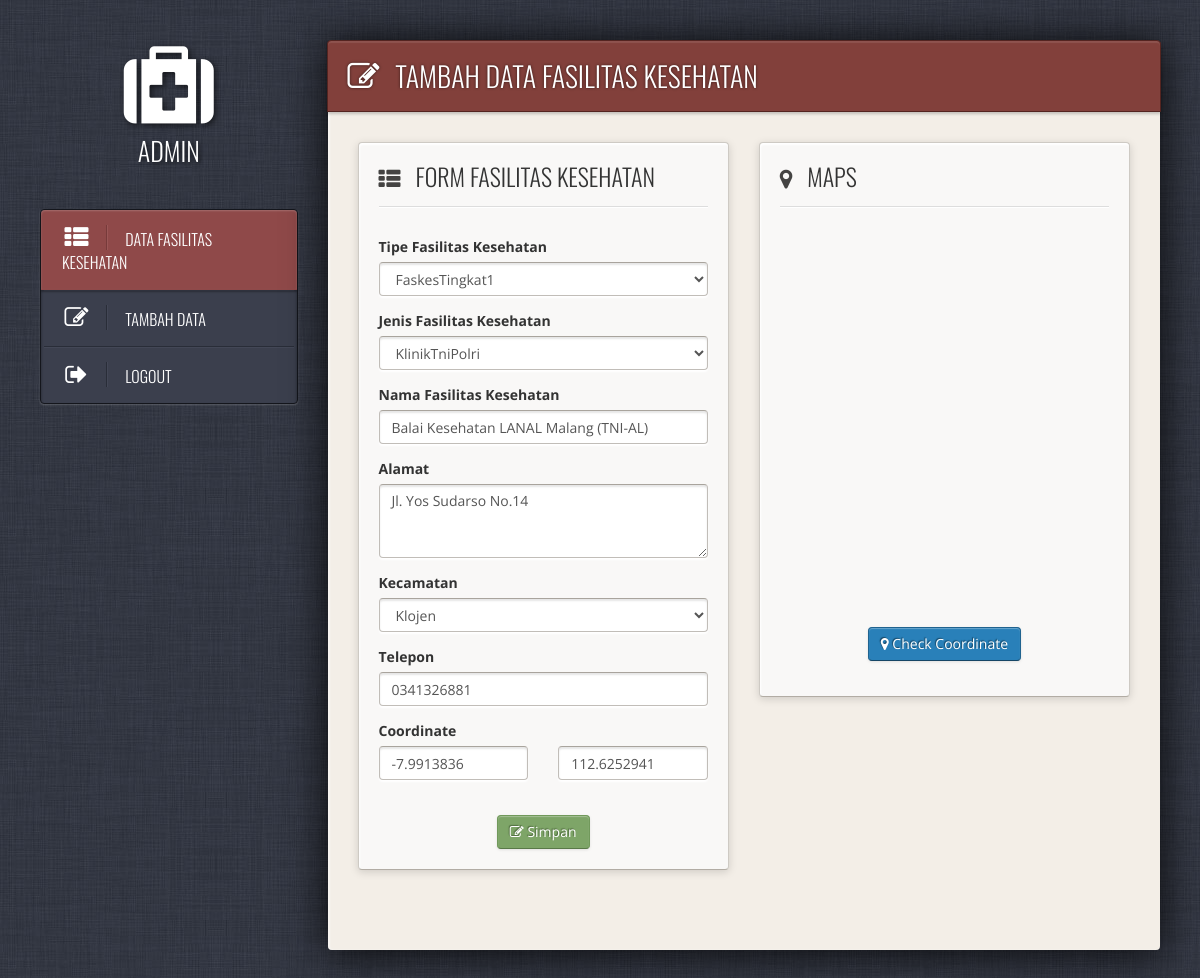
Page /web/edit.php?id=78 (signed in) on the committed database.
### tables this page shows
CREATE TABLE `faskes` (
  `id` int(11) NOT NULL,
  `tipe` varchar(50) NOT NULL,
  `jenis` varchar(50) NOT NULL,
  `nama` varchar(50) NOT NULL,
  `alamat` varchar(50) NOT NULL,
  `kecamatan` varchar(50) NOT NULL,
  `telepon` varchar(15) NOT NULL,
  `latitude` varchar(20) NOT NULL,
  `longitude` varchar(20) NOT NULL
);

### public_html/web/edit.php (the view, shortened to what this page needs)
<!DOCTYPE html>
<?php
$database = new koneksi();
$db=$database->getConnection();
$id = $_GET['id'];
if(isset($id)){
  $stt = $db->prepare('SELECT tipe, jenis, nama, alamat, kecamatan, telepon, latitude, longitude from faskes where id = :id');
  $stt->bindParam(':id', $id);
  if($stt->execute()){
    $q = $stt->fetchAll(PDO::FETCH_ASSOC);
    foreach ($q as $key => $value) {
      $tipe_awal = $value['tipe'];
      $jenis_awal = $value['jenis'];
      $nama_awal = $value['nama'];
      $alamat_awal = $value['alamat'];
      $kecamatan_awal = $value['kecamatan'];
      $telepon_awal = $value['telepon'];
      $lat_awal = $value['latitude'];
      $lng_awal = $value['longitude'];
    }
  }
}
?>
<html>
<head>
<link rel='stylesheet' href='assets/css/fullcalendar.css'>
<link rel='stylesheet' href='assets/css/datatables/datatables.css'>
<link rel='stylesheet' href='assets/css/datatables/bootstrap.datatables.css'>
<link rel='stylesheet' href='assets/scss/chosen.css'>
<link rel='stylesheet' href='assets/scss/font-awesome/font-awesome.css'>
<link rel='stylesheet' href='assets/css/app.css'>
</head>
<body>
<div class="all-wrapper">
  <div class="row">
    <div class="col-md-3">
<div class="side-bar-wrapper collapse navbar-collapse navbar-ex1-collapse">
  <a href="admin.php" class="logo hidden-sm hidden-xs">
    <i class="icon-medkit"></i>
    <span>Admin</span>
  </a>
  <div class="relative-w">
    <ul class="side-menu">
      <li class='current'>
        <a class='current' href="admin.php">
          <i class="icon-th-list"></i> Data Fasilitas kesehatan
        </a>
      </li>
      <li>
            <a href="tambah.php">
              <i class="icon-edit"></i> Tambah Data
            </a>
      </li>
      <li>
        <a href="logout.php">
          <i class="icon-signout"></i> Logout
        </a>
      </li>
    </ul>
  </div>
</div>
    </div>
    <div class="col-md-9">
      <div class="content-wrapper">
        <div class="content-inner">
          <div class="page-header">
  <h1><i class="icon-edit"></i> Tambah Data Fasilitas Kesehatan</h1>
</div>
          <div class="main-content">
            <div class="row">
              <div class="col-md-6">
                <div class="widget">
                  <div class="widget-content-white glossed">
                    <div class="padded">
                      <form action="" role="form" method="post">
                        <h3 class="form-title form-title-first"><i class="icon-th-list"></i> Form Fasilitas Kesehatan</h3>
                        <div class="form-group">
                        <label>Tipe Fasilitas Kesehatan</label>
                          <select class="form-control" id="tipe" name="tipe">
                            <option value="FaskesTingkat1"<?=$tipe_awal == 'FaskesTingkat1' ? ' selected="selected"' : '';?>>FaskesTingkat1</option>
                          </select>
                        </div>
                       <div class="form-group">
                        <label>Jenis Fasilitas Kesehatan</label>
                          <select class="form-control" id="jenis" name="jenis">
                            <option value="KlinikTniPolri"<?=$jenis_awal == 'KlinikTniPolri' ? ' selected="selected"' : '';?>>KlinikTniPolri</option>
                          </select>
                        </div>
                        <div class="form-group">
                          <label>Nama Fasilitas Kesehatan</label>
                          <input type="text" class="form-control"  id="nama" name="nama" placeholder="Nama Fasilitas Kesehatan" value="<?php echo $nama_awal ?>">
                        </div>
                        <div class="form-group">
                          <label>Alamat</label>
                          <textarea class="form-control" rows="3" id="alamat" name="alamat" placeholder="Alamat"><?php echo $alamat_awal ?></textarea>
                        </div>
                        <div class="form-group">
                        <label>Kecamatan</label>
                          <select class="form-control" id="kecamatan" name="kecamatan">
                            <option value="Klojen"<?=$kecamatan_awal == 'Klojen' ? ' selected="selected"' : '';?>>Klojen</option>
                          </select>
                        </div>
                        <div class="form-group">
                          <label>Telepon</label>
                            <input type="text" class="form-control"  id="telepon" name="telepon" placeholder="No Telepon" value="<?php echo $telepon_awal ?>">
                        </div>
                        <label>Coordinate</label>
                        <div class="row">
                        <div class="col-md-6">
                            <div class="form-group">
                              <input type="text" class="form-control" id="latitude" name="latitude" placeholder="Latitude" value="<?php echo $lat_awal ?>">
                            </div>
                          </div>
                          <div class="col-md-6">
                            <div class="form-group">
                              <input type="text" class="form-control" id="longitude" name="longitude" placeholder="Longitude" value="<?php echo $lng_awal ?>">
                            </div>
                          </div>
                        </div>
                        <br/>
                      <div class="form-inline" align="center">
                        <button type="submit" name="Submit" class="btn btn-success"><i class="icon-edit"></i> Simpan</button>
                      </div>
                      </form>
                    </div>
                    <div class="col-md-6">
                    </div>
                  </div>
                </div>
              </div>
               <div class="col-md-6">
                <div class="widget">
                  <div class="widget-content-white glossed">
                    <div class="padded">
                      <form action="" role="form" class="form-maps">
                        <h3 class="form-title form-title-first"><i class="icon-map-marker"></i> Maps</h3>
                        <div class="form-group">
                          <div class="col-md-12" id="map" style="height:375px">
                          </div>
                        </div>
                        <div class="form-group">
                          <center><button type="button" class="btn btn-primary" onclick="input();"><i class="icon-map-marker"></i> Check Coordinate</button></center>
                        </div>
                      </form>
                    </div>
                  </div>
                </div>
              </div>
            </div>
          </div>
        </div>
      </div>
    </div>
  </div>
</div>
</body>
</html>

### rows in the picture
faskes: tipe "FaskesTingkat1", jenis "KlinikTniPolri", nama "Balai Kesehatan LANAL Malang (TNI-AL)", alamat "Jl. Yos Sudarso No.14", kecamatan "Klojen", telepon "0341326881", latitude "-7.9913836", longitude "112.6252941"
